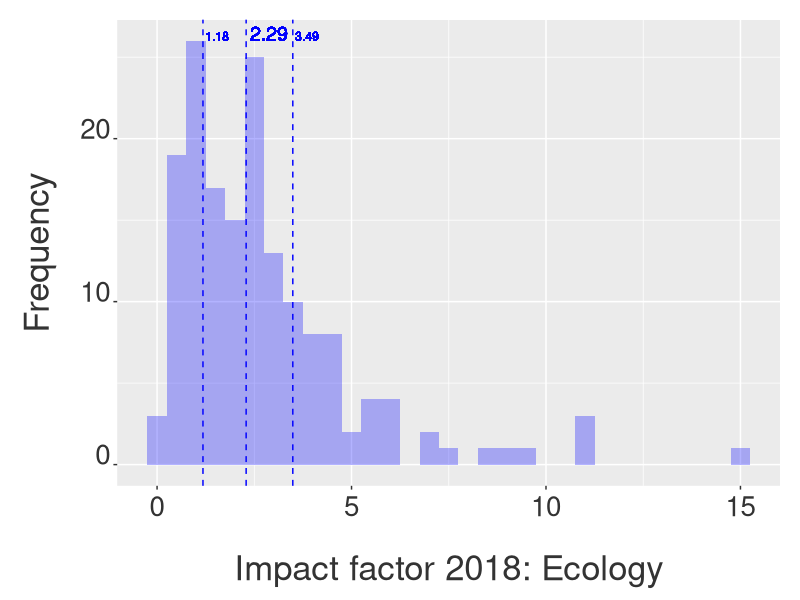

Recreate this plot in R. (Note: this script raises an error after producing the figure.)
### Impact factor analysis of the journals classified as "Ecology" (JCR) and "Biodiversity" (CAPES).

### Ecological Synthesis Lab: https://marcomellolab.wordpress.com.

### Author: Marco A. R. Mello.

### See README for further info.

############################################################################

setwd(dirname(rstudioapi::getActiveDocumentContext()$path))

rm(list= ls())

library("ggplot2")
library("plyr")
library("RColorBrewer")
library("reshape2")
library("tidyr")
library("vegan")


###############################################
##### Ecology
###############################################


jcreco = read.csv("data/jcr ecology 2018.csv", na = "Not Available",
                  skip = 1, header = T)

neco<-dim(jcreco)[1]
jcreco<-jcreco[1:(neco-2),]

head(jcreco)
tail(jcreco)
colnames(jcreco)
str(jcreco)
dim(jcreco)
sum(is.na(jcreco))

jcreco.med <- summarise(jcreco, 
                        IFmedian = median(Journal.Impact.Factor, na.rm = T))
jcreco.med
eco.med = round(jcreco.med[1,1], digits = 2)
eco.med

jcreco.qua1 <- summarise(jcreco, 
                         IFqua1 = quantile(Journal.Impact.Factor, na.rm = T))
class(jcreco.qua1)
head(jcreco.qua1)
str(jcreco.qua1)
eco.qua1 = round(jcreco.qua1[2,1], digits = 2)
eco.qua1

jcreco.qua2 <- summarise(jcreco, 
                         IFqua2 = quantile(Journal.Impact.Factor, na.rm = T))
class(jcreco.qua2)
head(jcreco.qua2)
str(jcreco.qua2)
eco.qua2 = round(jcreco.qua2[4,1], digits = 2)
eco.qua2

p1 = ggplot(jcreco, aes(x=Journal.Impact.Factor)) +
  geom_histogram(binwidth=.5, alpha=.3, fill = "blue", position="identity") +
  xlab("Impact factor 2018: Ecology") + 
  ylab("Frequency") +
  theme(axis.text.x = element_text(colour="grey20",size=20,
                                   angle=0,hjust=.5,vjust=.5,face="plain"),
        axis.text.y = element_text(colour="grey20",size=20,
                                   angle=0,hjust=1,vjust=0,face="plain"),
        axis.title.x = element_text(colour="grey20",size=25,
                                    angle=0,hjust=.5,vjust=0,face="plain"),
        axis.title.y = element_text(colour="grey20",size=25,
                                    angle=90,hjust=.5,vjust=.5,face="plain")) +
  theme(plot.margin = unit(c(0.5,0.5,0.5,0.5),"cm")) +
  theme(axis.title.y=element_text(margin=margin(0,20,0,0)),
        axis.title.x=element_text(margin=margin(20,0,0,0))) +
  geom_vline(data=jcreco.med, aes(xintercept=eco.med),
             linetype="dashed", size=0.5, color = "blue") +
  geom_text(aes(eco.med, 26, label = eco.med, angle = 0, 
                hjust = -0.1, vjust = 0), size = 5, color = "blue") +
  geom_vline(data=jcreco.qua1, aes(xintercept=eco.qua1),
             linetype="dashed", size=0.5, color = "blue") +
  geom_text(aes(eco.qua1, 26, label = eco.qua1, angle = 0, 
                hjust = -0.1, vjust = 0), size = 3, color = "blue") +
  geom_vline(data=jcreco.qua1, aes(xintercept=eco.qua2),
             linetype="dashed", size=0.5, color = "blue") +
  geom_text(aes(eco.qua2, 26, label = eco.qua2, angle = 0,
                hjust = -0.1, vjust = 0), size = 3, color = "blue")

p1
png(filename= "ecology 2018.png", res= 300,  height= 16, width=26, unit="cm")
dev.off()


###############################################
##### Biodiversity
###############################################


head(jcreco)
tail(jcreco)

jcroce = read.csv("data/jcr oceanography 2018.csv", na = "Not Available",
                  skip = 1, header = T)
noce<-dim(jcroce)[1]
jcroce<-jcroce[1:(noce-2),]

jcrpla = read.csv("data/jcr plant sciences 2018.csv", na = "Not Available",
                  skip = 1, header = T)
npla<-dim(jcrpla)[1]
jcrpla<-jcrpla[1:(npla-2),]

jcrzoo = read.csv("data/jcr zoology 2018.csv", na = "Not Available",
                  skip = 1, header = T)
nzoo<-dim(jcrzoo)[1]
jcrzoo<-jcrzoo[1:(nzoo-2),]

head(jcroce)
tail(jcroce)
colnames(jcroce)
str(jcroce)
dim(jcroce)
sum(is.na(jcroce))

head(jcrpla)
tail(jcrpla)
colnames(jcrpla)
str(jcrpla)
dim(jcrpla)
sum(is.na(jcrpla))

head(jcrzoo)
tail(jcrzoo)
colnames(jcrzoo)
str(jcrzoo)
dim(jcrzoo)
sum(is.na(jcrzoo))

jcrbio <- rbind(jcreco, jcroce[1:nrow(jcroce),], 
                jcrpla[1:nrow(jcrpla),], jcrzoo[1:nrow(jcrzoo),])

head(jcrbio)
tail(jcrbio)
dim(jcrbio)
names(jcrbio)
nrow(jcrbio)
length(jcrbio$Full.Journal.Title)
View(jcrbio)
sum(nrow(jcreco), nrow(jcroce), nrow(jcrpla), nrow(jcrzoo))

jcrbio$Category <- c(replicate(nrow(jcreco), "Ecology"), 
                     replicate(nrow(jcroce), "Oceanography"), 
                     replicate(nrow(jcrpla), "PlantScience"), 
                     replicate(nrow(jcrzoo), "Zoology"))

jcrbio.med <- ddply(jcrbio, "Category", summarise, 
                    IFmedian = median(Journal.Impact.Factor, na.rm = T))
jcrbio.med

eco.med = round(jcrbio.med[1,2], digits = 2)
oce.med = round(jcrbio.med[2,2], digits = 2)
pla.med = round(jcrbio.med[3,2], digits = 2)
zoo.med = round(jcrbio.med[4,2], digits = 2)

p2 = ggplot(jcrbio, aes(x=Journal.Impact.Factor, fill=Category)) +
  geom_density(alpha=.3, position="identity", color = F) +
  xlab("Impact factor 2018: Biodiversidade Capes") + 
  ylab("Frequency") +
  theme(axis.text.x = element_text(colour="grey20",size=20,angle=0,
                                   hjust=.5,vjust=.5,face="plain"),
        axis.text.y = element_text(colour="grey20",size=20,angle=0,
                                   hjust=1,vjust=0,face="plain"),
        axis.title.x = element_text(colour="grey20",size=25,angle=0,
                                    hjust=.5,vjust=0,face="plain"),
        axis.title.y = element_text(colour="grey20",size=25,angle=90,
                                    hjust=.5,vjust=.5,face="plain")) +
  theme(plot.margin = unit(c(0.5,0.5,0.5,0.5),"cm")) +
  theme(axis.title.y=element_text(margin=margin(0,20,0,0)),
        axis.title.x=element_text(margin=margin(20,0,0,0))) +
  geom_vline(data=jcrbio.med, aes(xintercept=IFmedian,  colour=Category),
             linetype="dashed", size=0.5) +
  geom_text(aes(eco.med, 0.60, label = eco.med, angle = 0, 
                hjust = 0, vjust = 0), size = 3) +
  geom_text(aes(oce.med, 0.62, label = oce.med, angle = 0, 
                hjust = 0, vjust = 0), size = 3) +
  geom_text(aes(pla.med, 0.64, label = pla.med, angle = 0, 
                hjust = 0, vjust = 0), size = 3) +
  geom_text(aes(zoo.med, 0.66, label = zoo.med, angle = 0, 
                hjust = 0, vjust = 0), size = 3)

p2
png(filename= "biodiversity 2018.png", res= 300,  height= 16, width=26, unit="cm")
dev.off()
